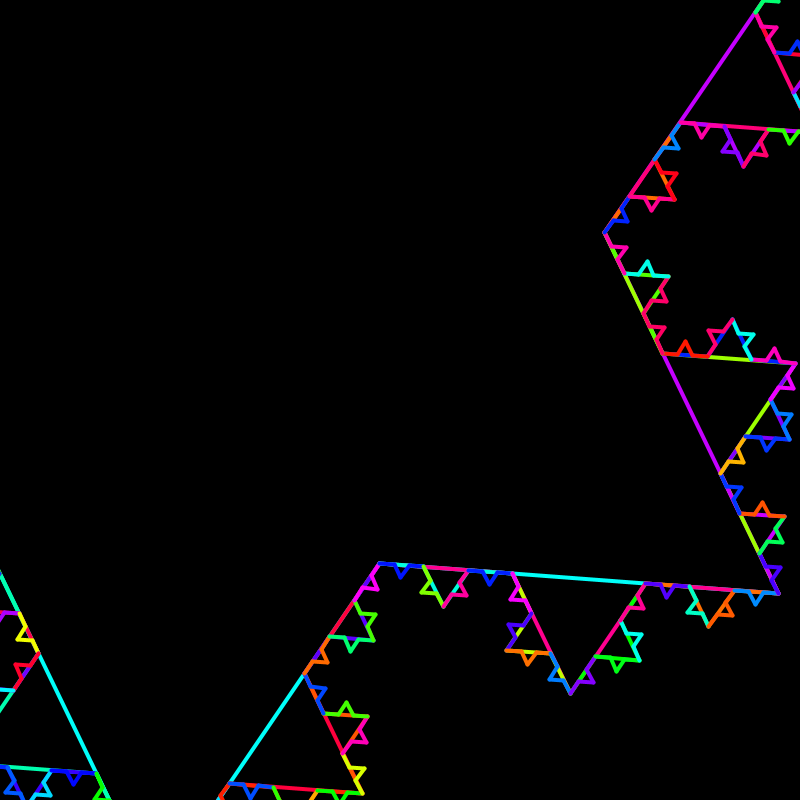
Frame 1 (no input)
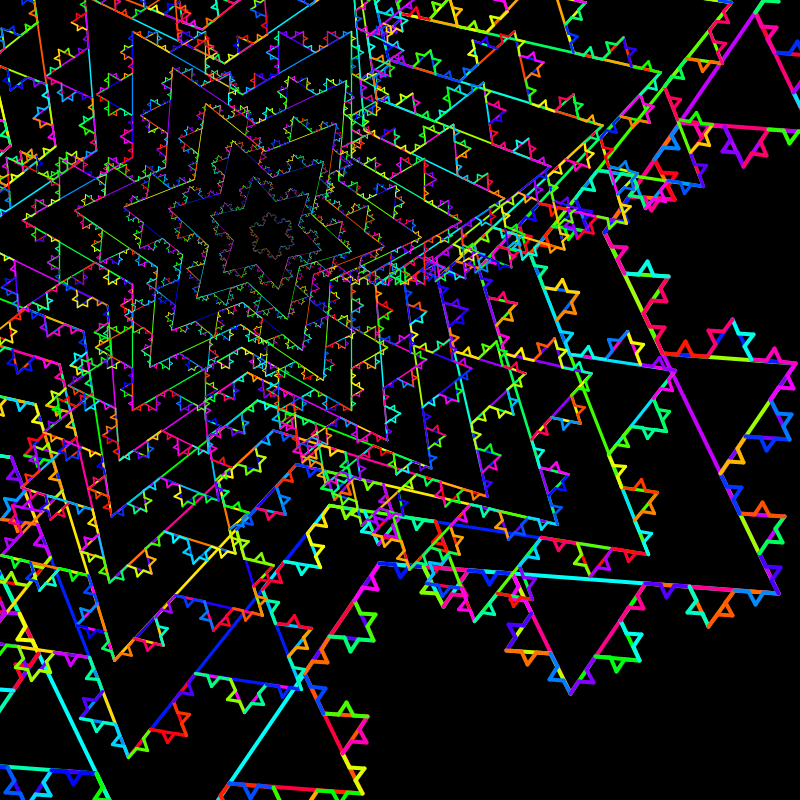
Frame 60 (the mouse pressed at the canvas centre just before this capture)
Frame 120 (the mouse held since frame 60 and released just before this capture): identical to frame 60, image omitted

The Processing sketch that drew these frames (run headless with seeded random() and noise(); from frame 60 on, the mouse is pressed at the canvas centre):

// Processing sketch: snowflake_fractal_zoom
// ── snowflake_fractal_zoom.pde
float[] triangleCenter = new float[2];
float triangleSize = 600;
float angle = 0;
float dAngle = .075;
float zoom = 2.75;


void setup() {
  size(800, 800);
  background(0);

  triangleCenter[0] = width/4.0;
  triangleCenter[1] = height/4.0;
}

void draw() {

  angle += dAngle;  
  zoom = 3.5 - 1.5 * pow(frameCount, .333);
  float zoomThreshold = 0;
  //  zoom -= zoom * .3;
  //  float zoomThreshold = .15;

  triangleCenter[0] +=6;
  triangleCenter[1] += 3;

  if (zoom > zoomThreshold) drawTriangleFractal(generateTriangleVertices(triangleSize), triangleCenter, angle, zoom, 4);
}







void pushOutTriangle(float x0, float y0, float x1, float y1, int iterations) {
  smooth();
  colorMode(HSB, 360, 100, 100);
  stroke(random(360), 100, 100);
  /* this works as long as the segments of triangle are drawn
   counterclockwise, the is to the right of the line as you walk
   along it from its starting point to its endpoint */

  float len = dist(x0, y0, x1, y1);
  float[] base0 = {
    lerp(x0, x1, 1/3.0), lerp(y0, y1, 1/3.0)
    };
  float[] base1 = {
    lerp(x0, x1, 2/3.0), lerp(y0, y1, 2/3.0)
    };
  float[] midPoint = {
    lerp(x0, x1, .5), lerp(y0, y1, .5)
    };
    float angle = atan2(y1 - y0, x1 - x0);
  angle += PI/2;
  float triHeight = (len / 3.0) * (sqrt(3) / 2);
  float[] p = {
    midPoint[0] + triHeight*cos(angle), 
    midPoint[1] + triHeight*sin(angle)
    };
    line(x0, y0, base0[0], base0[1]);
  line(base0[0], base0[1], p[0], p[1]);
  line(p[0], p[1], base1[0], base1[1]);
  line(base1[0], base1[1], x1, y1);



  iterations--;
  if (iterations > 0) {
    pushOutTriangle(x0, y0, base0[0], base0[1], iterations);
    pushOutTriangle(base0[0], base0[1], p[0], p[1], iterations);
    pushOutTriangle(p[0], p[1], base1[0], base1[1], iterations);
    pushOutTriangle(base1[0], base1[1], x1, y1, iterations);
  }
}





float[] generateTriangleVertices(float sideLength) {
  float[] v = new float[6];
  float altitude = sideLength * sqrt(3) / 2.0;
  v[0] = 0;
  v[1] = 0 - (2 / 3.0) * altitude;
  v[2] = 0 - sideLength / 2.0;
  v[3] = 0 + (1 / 3.0) * altitude;
  v[4] = 0 + sideLength / 2.0;
  v[5] = 0 + (1 / 3.0) * altitude;
  return v;
}




void drawTriangleFractal(float[] vertices, float[] triangleCenter, float angle, float zoom, int iterations) {
  float[] v = vertices;
  strokeWeight(2);

  pushMatrix();
  translate(triangleCenter[0], triangleCenter[1]);
  rotate(angle);
  scale(zoom);
  pushOutTriangle(v[0], v[1], v[2], v[3], iterations);
  pushOutTriangle(v[2], v[3], v[4], v[5], iterations);
  pushOutTriangle(v[4], v[5], v[0], v[1], iterations);
  popMatrix();
}
